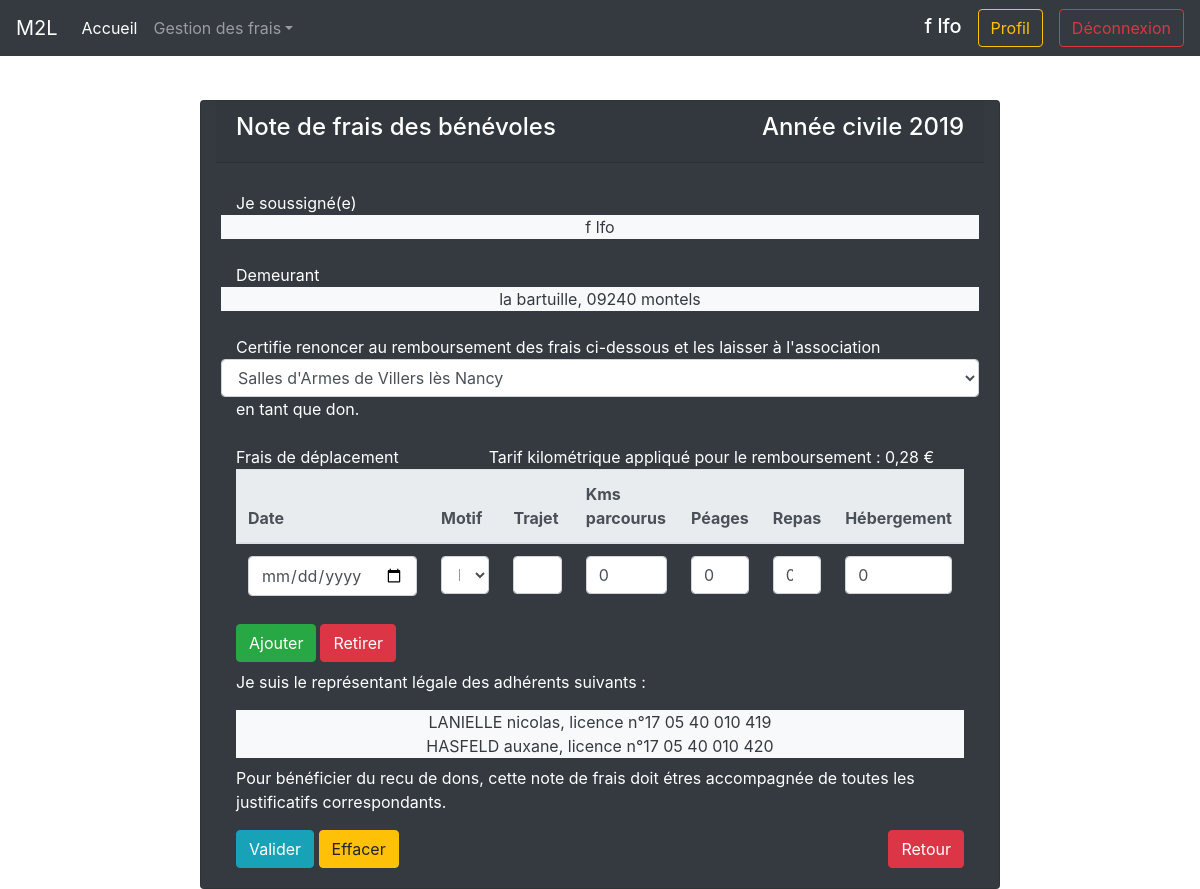
Screenshot of /index.php?uc=gestionDemandeur&action=voirDemandeFrais (signed in) with the database file from the repository.
### tables this page shows
CREATE TABLE IF NOT EXISTS `adherents` (
  `NUMERO_LICENCE` varchar(25) NOT NULL DEFAULT '0',
  `NUM_CLUB` varchar(10) NOT NULL,
  `SEXE` char(1) DEFAULT NULL,
  `NOM` varchar(50) DEFAULT NULL,
  `PRENOM` varchar(50) DEFAULT NULL,
  `DATENAIS` date DEFAULT NULL,
  `ADRESSE` varchar(128) DEFAULT NULL,
  `CP` varchar(5) DEFAULT NULL,
  `VILLE` varchar(50) DEFAULT NULL,
  `EMAIL` varchar(128) DEFAULT NULL,
  PRIMARY KEY (`NUMERO_LICENCE`),
  KEY `FK_ADHERENTS_CLUBS` (`NUM_CLUB`)
);

### Util/class.pdoFredi.inc.php (called while the page is built, shortened)
<?php
class PDOFredi
{
	private static $myPDO;
	private static $myPDOFredi;
 	private function __construct()
	{
    		PDOFredi::$myPDO = new PDO('mysql:host=127.0.0.1;dbname=fredi', 'root', '');
			PDOFredi::$myPDO->query("SET CHARACTER SET utf8");
	}
	public static function getPDOFredi()
	{
		if(PDOFredi::$myPDOFredi == null)
		{
			PDOFredi::$myPDOFredi= new PDOFredi();
		}
		return PDOFredi::$myPDOFredi;
	}
	public function ListDesClub($mail)
	{
		$sqlClub = "SELECT DISTINCT c.NUM_CLUB, c.nom_club FROM clubs c, adherents a, demandeurs d, lien l where c.num_club = a.num_club and l.NUMERO_LICENCE = a.NUMERO_LICENCE and d.ADRESSE_MAIL = l.ADRESSE_MAIL and d.ADRESSE_MAIL = '$mail'";
		$res = PDOFredi::$myPDO->query($sqlClub);
		$lesLignes = $res->fetchAll();
		return $lesLignes;
	}
	public function Representant($mail)
	{
		$sqlRepresentant = "SELECT a.NUMERO_LICENCE, a.NOM, a.PRENOM, a.NUM_CLUB FROM adherents a, lien l where a.NUMERO_LICENCE = l.NUMERO_LICENCE and l.ADRESSE_MAIL = '$mail'";
		$res = PDOFredi::$myPDO->query($sqlRepresentant);
		$lesLignes = $res->fetchAll();
		return $lesLignes;
	}
	public function Motifs()
	{
		$sqlMotif = "SELECT * FROM motifs";
		$res = PDOFredi::$myPDO->query($sqlMotif);
		$lesLignes = $res->fetchAll();
		return $lesLignes;
	}
}

### Vues/v_demandeFrais.php (the view, shortened to what this page needs)
<!doctype html>
<html lang="fr">
   <head>
      <?php
         include("header.php");
         ?>
   </head>
   <body>
      <div class="pos-f-t">
      <nav class="navbar navbar-expand-lg navbar-dark bg-dark fixed-top">
         <a class="navbar-brand" href="index.php?uc=gestionDemandeur&action=voirPageDemandeur">M2L</a>
         <div class="collapse navbar-collapse" id="navbarSupportedContent">
            <ul class="navbar-nav mr-auto">
               <li class="nav-item active">
                  <a class="nav-link" href="index.php?uc=gestionDemandeur&action=voirPageDemandeur">Accueil<span class="sr-only">(current)</span></a>
               </li>
               <li class="nav-item dropdown">
                  <a class="nav-link dropdown-toggle" href="" id="navbarDropdown" role="button" data-toggle="dropdown" aria-haspopup="true" aria-expanded="false"> Gestion des frais</a>
               </li>
            </ul>
            <form class="form-inline">
               <h5 class="text-white mr-3 mt-1"><?php echo $_SESSION['InfosDemandeur']['prenom'] . " " . $_SESSION['InfosDemandeur']['nom'];?></h5>
               <a class="btn btn-outline-warning my-2 my-sm-0 mr-3" href="index.php?uc=gestionDemandeur&action=voirProfil" type="submit">Profil</a>
               <a class="btn btn-outline-danger my-2 my-sm-0" href="index.php?uc=identification&action=seDeconnecter" type="submit">Déconnexion</a>
            </form>
         </div>
      </nav>
      <?php
         if((isset($_SESSION['ModifierDemande']) && ($_SESSION['ModifierDemande'] = "True")))
         {
         	?>
      <form style="margin-top: 100px;" method="post" action="index.php?uc=gestionDemandeur&date=<?=$date?>&action=modifierDemandeFrais"><?php unset($_SESSION['ModifierDemande']);
         }
         else
         {
         	?>
      <form style="margin-top: 100px;" method="post" action="index.php?uc=gestionDemandeur&action=ajouterDemandeFrais">
         <?php
            }
            ?>
         <div class="container-fluid">
            <div class="row justify-content-md-center mt-5">
               <div class="card text-white bg-dark col-sm-12 col-md-8">
                  <div class="card-header">
                     <div class="row">
                        <div class="col-sm-6">
                           <h4> <?php if($_SESSION['AfficheInformations'] == "True") { echo "Modification de la note de frais";} else { echo "Note de frais des bénévoles"; } ?></h4>
                        </div>
                        <div class="col-sm-6">
                           <h4 class="text-right">Année civile <?php echo date('Y');?></h4>
                        </div>
                     </div>
                  </div>
                  <div class="card-body text-white">
                     <div class="row mt-2">
                        <div class="col-sm-12">
                           Je soussigné(e)
                        </div>
                        <div class="col-sm-12 bg-light">
                           <div class="text-center text-dark"> <?php echo $_SESSION['InfosDemandeur']['prenom'] . " " . $_SESSION['InfosDemandeur']['nom'];?> </div>
                        </div>
                     </div>
                     <div class="row mt-4">
                        <div class="col-sm-12">
                           Demeurant
                        </div>
                        <div class="col-sm-12 bg-light">
                           <div class="text-center text-dark"> <?php echo $_SESSION['InfosDemandeur']['rue'] . ", " . $_SESSION['InfosDemandeur']['cp'] . " " . $_SESSION['InfosDemandeur']['ville'];?> </div>
                        </div>
                     </div>
                     <div class="row mt-4">
                        <div class="col-sm-12">
                           Certifie renoncer au remboursement des frais ci-dessous et les laisser à l'association
                        </div>
                        <select name="club" class="form-control">
                        <?php
                           foreach($lesClubs as $unClub)
                           {
                           	echo "<option value=". $unClub['NUM_CLUB'] .">". $unClub['nom_club'] ."</option>";
                           }
                           ?>
                        </select>
                        <div class="col-sm-12">en tant que don.</div>
                     </div>
                     <div class="row mt-4">
                        <div class="col-sm-4">
                           Frais de déplacement
                        </div>
                        <div class="col-sm-8">
                           Tarif kilométrique appliqué pour le remboursement : 0,28 €
                        </div>
                     </div>
                     <table class="table table-responsive" id="tableaux">
                        <thead class="thead-light">
                           <tr>
                              <th>Date</th>
                              <th class="col-sm-3">Motif</th>
                              <th class="col-sm-2">Trajet</th>
                              <th class="col-sm-2">Kms parcourus</th>
                              <th class="col-sm-1">Péages</th>
                              <th class="col-sm-1">Repas</th>
                              <th class="col-sm-1">Hébergement</th>
                           </tr>
                        </thead>
                        <tbody>
                           <tr id="ligne1">
                              <td>
                                 <input class="form-control" type="date" id="date_frais1" name="date_frais1" size="8" value="<?php if($_SESSION['AfficheInformations'] == "True") { echo $_SESSION['InfosDemande']['DateFrais']; }?>" required>
                              </td>
                              <td>
      <select class="form-control" id="motif1" name="motif1" value="<?php if($_SESSION['AfficheInformations'] == "True") { echo $_SESSION['InfosDemande']['Motif']; }?>">
      <?php
         foreach($lesMotifs as $unMotif)
         {
         	?><option value="<?php echo $unMotif['ID_MOTIF'];?>"><?php echo $unMotif['LIBELLE'];?></option><?php
         }
         ?>
      </select>
      </td>
      <td>
      <input class="form-control" type="text" id="trajet1" name="trajet1" value="<?php if($_SESSION['AfficheInformations'] == "True") { echo $_SESSION['InfosDemande']['Trajet']; }?>" required>
      </td>
      <td>
      <input class="form-control" type="number" id="km1" name="km1" size="8" value="<?php if($_SESSION['AfficheInformations'] == "True") { echo $_SESSION['InfosDemande']['Km']; } else { echo "0"; }?>" required>
      </td>
      <td>
      <input class="form-control" type="number" id="cout_peage1" name="cout_peage1" size="8" value="<?php if($_SESSION['AfficheInformations'] == "True") { echo $_SESSION['InfosDemande']['CoutPeage']; } else { echo "0"; }?>">
      </td>
      <td>
      <input class="form-control" type="number" id="cout_repas1" name="cout_repas1" size="8" value="<?php if($_SESSION['AfficheInformations'] == "True") { echo $_SESSION['InfosDemande']['CoutRepas']; } else { echo "0"; }?>">
      </td>
      <td>
      <input class="form-control" type="number" id="cout_hebergement1" name="cout_hebergement1" size="8" value="<?php if($_SESSION['AfficheInformations'] == "True") { echo $_SESSION['InfosDemande']['CoutHebergement']; } else { echo "0"; }?>">
      </td>
      </tr>
      </tbody>
      </table>
      <?php
         if((isset($_SESSION['PlusieursDemandes']) && ($_SESSION['PlusieursDemandes'] == "True")))
         {
         	?>
      <div class="btn-group" role="group" aria-label="Basic example">
      <div class="mr-1" id="btnAjouter">
      <div class="btn btn-success" name="ajouterLigne" id="ajouterLigne">Ajouter</div>
      </div>
      <div id="btnRetirer">
      <div class="btn btn-danger" name="retirerLigne" id="retirerLigne">Retirer</div>
      </div>
      </div>
      <?php unset($_SESSION['PlusieursDemandes']);
         }
         ?>
      <p class="mt-2">Je suis le représentant légale des adhérents suivants :</p>
      <div class="col-sm-12 bg-light">
      <?php
         if(count($lesRepresentes) > 0)
         {
            foreach($lesRepresentes as $unRepresenter)
            {
               echo '<div class="text-dark text-center">';
               echo $unRepresenter['NOM'] . " " . strtolower($unRepresenter['PRENOM']) . ", licence n°" . $unRepresenter['NUMERO_LICENCE'] . "<br>";
               echo '</div>';
            }
         }
         else
         {
            echo "<div class='alert alert-warning' role='alert'> Vous n'avez pas encore ajouté de clé de licence(s) valide(s) ! </div>";
         }
         ?>
      </div>
      <div class="row mt-2 mb-3">
      <div class="col-sm-12">Pour bénéficier du recu de dons, cette note de frais doit étres accompagnée de toutes les justificatifs correspondants.</div>
      </div>
      <button class="btn btn-info" type="submit" >Valider</button>
      <button class="btn btn-warning" type="reset" >Effacer</button>
      <button class="btn btn-danger float-right" type="submit" onclick="window.location.href='index.php?uc=gestionDemandeur&action=voirPageDemandeur'">Retour</button>
      </div>
      </div>
      </div>
      </div>
      </form>
   </body>
</html>

### Styles/accueil.css (style rules this page uses)
body { background-color: transparent !important; }

### rows the page displays
adherents: NOM "LANIELLE", PRENOM "nicolas", NUMERO_LICENCE "17 05 40 010 419"
adherents: NOM "HASFELD", PRENOM "auxane", NUMERO_LICENCE "17 05 40 010 420"

### other values shown
$_SESSION['InfosDemandeur']['prenom'] "f"
$_SESSION['InfosDemandeur']['nom'] "lfo"
$_SESSION['InfosDemandeur']['rue'] "la bartuille"
$_SESSION['InfosDemandeur']['cp'] "09240"
$_SESSION['InfosDemandeur']['ville'] "montels"
form field club "Salles d'Armes de Villers lès Nancy"
form field motif1 "Réunion"
